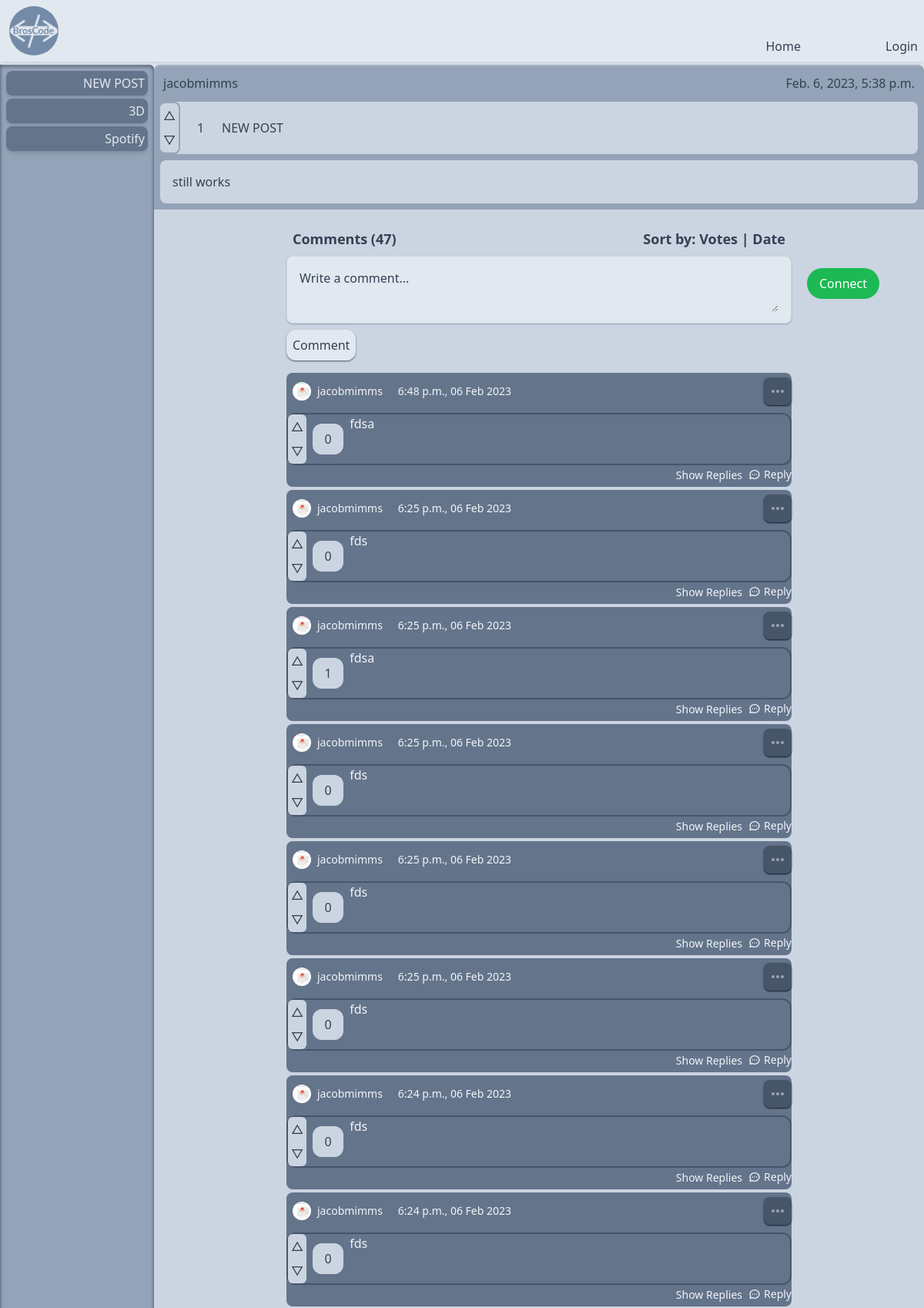
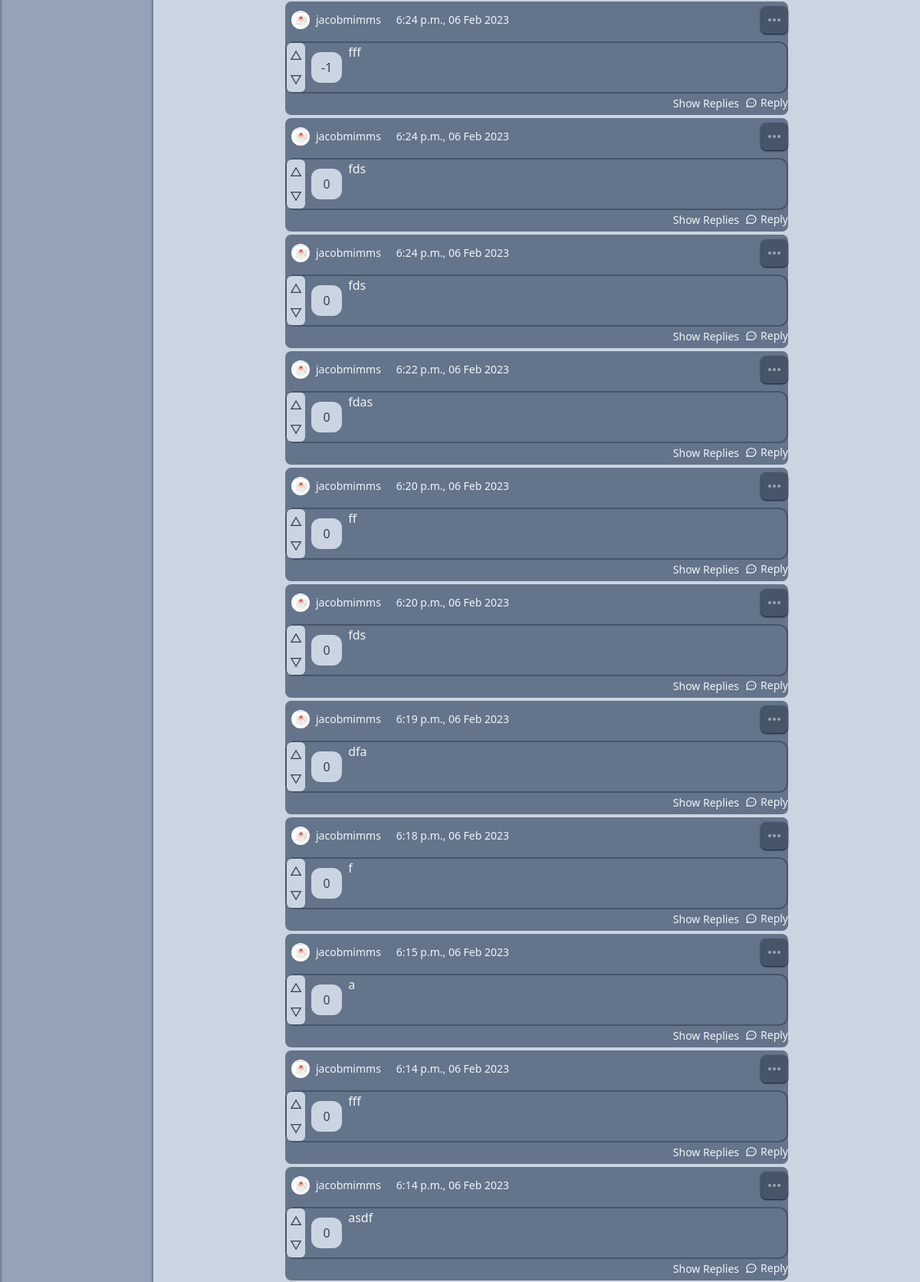
The app's page /4/post/ (upper part) with its own data (2 pictures, top to bottom).
### blog/models.py (models this page shows, shortened)
class Post(models.Model):
    author = models.ForeignKey(User, on_delete=models.CASCADE)
    title = models.CharField(max_length=100)
    content = models.TextField()
    created_at = models.DateTimeField(auto_now_add=True)
    updated_at = models.DateTimeField(auto_now=True)
    votes = models.IntegerField(default=0)
    users_upvoted = models.ManyToManyField(User, blank=True, related_name='users_upvoted_post')
    users_downvoted = models.ManyToManyField(User, blank=True, related_name='users_downvoted_post')

class User(AbstractUser):
    email = models.EmailField(max_length=254, unique=True, blank=False, null=False)
    friends = models.ManyToManyField('self', blank=True)
    profile_picture = models.ImageField(upload_to='images/', default='images/default.jpg', blank=True, null=True)
    spotify_id = models.CharField(max_length=100, blank=True, null=True)
    spotify_access_token = models.CharField(max_length=500, default='1')
    spotify_refresh_token = models.CharField(max_length=500, default='1')
    spotify_token_expires_at = models.DateTimeField(default=timezone.now)

class Comment(models.Model):
    author = models.ForeignKey(User, on_delete=models.CASCADE)
    post = models.ForeignKey(Post, on_delete=models.CASCADE, blank=True, null=True)
    content = models.TextField()
    created_at = models.DateTimeField(auto_now_add=True)
    updated_at = models.DateTimeField(auto_now=True)
    votes = models.IntegerField(default=0)
    users_upvoted = models.ManyToManyField(User, blank=True, related_name='users_upvoted_comment')
    users_downvoted = models.ManyToManyField(User, blank=True, related_name='users_downvoted_comment')
    parent_comment = models.ForeignKey('self', on_delete=models.CASCADE, blank=True, null=True)

### blog/views.py (the view)
# urls.py: path('<int:pk>/post/', views.post, name='post'),
def post(request, pk):
    post = get_object_or_404(Post, pk=pk)
    comments = Comment.objects.filter(post=post).filter(parent_comment=None).order_by('-created_at')
    return render(request, 'blog/post.html', {'post': post, 'comments': comments, 'user': request.user})

### blog/templatetags/custom_tags.py (called while the page is built)
@register.simple_tag
def contains_obj(container, field, obj, success, failure):
    if not container:
        return failure
    if obj in getattr(container,field).all():
        return success
    else:
        return failure

@register.filter
def order_by(queryset, args):
    args = [x.strip() for x in args.split(',')]
    return queryset.order_by(*args)

### blog/templates/blog/post.html (shortened to what this page needs)
{% extends "blog/base/base.html" %}
{% load static tailwind_tags %}
{% load crispy_forms_tags %}
{% load custom_tags %}
{% block content %}
<div class="flex justify-center">
    <div id="post-content" class="w-full flex flex-col justify-center bg-slate-400 p-2 rounded-t-lg content-center align-middle">
        <div class="flex flex-row justify-between align-middle text-center content-center">
            <a href="{% url 'blog:profile' post.author.pk %}" class="rounded-lg hover:bg-slate-500 hover:text-slate-200 p-1">
                {{post.author.username}}</a>
            <span class="p-1">
                {{post.created_at}}
            </span>
        </div>
        <div class="w-full rounded-lg h-full flex my-2 items-center bg-slate-300 text-accent-darkest">
            <div class="h-min w-8">
                <button class="p-1  border-r-2 border-t-2 border-slate-400 rounded-t-lg bg-slate-300 hover:bg-slate-400 active:bg-slate-500" id="up{{post.id}}" onclick=vote('up','post','{{post.id}}','{{csrf_token}}')>
                    {% if user in post.users_upvoted.all %}
                        ▲
                    {% else %}
                        △
                    {% endif %}
                </button>
                <button class="p-1  border-r-2 border-b-2 border-slate-400 rounded-b-lg bg-slate-300 hover:bg-slate-400 active:bg-slate-500" id="down{{post.id}}" onclick=vote('down','post','{{post.id}}','{{csrf_token}}')>
                    {% if user in post.users_downvoted.all %}
                        ▼
                    {% else %}
                        ▽
                    {% endif %}
                </button>
            </div>
            <div class="flex align-middle">
                <div class="flex flex-col ml-4 w-4 justify-center " id="votes{{post.id}}">
                    {{post.votes}}
                </div>
                <span class=" hover:bg-slate-300 rounded-full m-2 p-2">
                    {{ post.title | upper }}
                </span>
            </div>
        </div>
        <div class="p-4 bg-slate-300 rounded-lg">
            {{post.content}}
        </div>
    </div>
</div>
<section class="bg-slate-300 text-slate-700 sm:py-2 md:py-4 overflow-scroll">
    <div class="max-w-2xl mx-auto px-2">
        <div class="flex justify-between">
            <h2 id="comment-count" class="text-md lg:text-lg font-bold p-2" value='{{comments.count}}'>Comments  ({{comments.count}})</h2>
            <h3 class="text-md lg:text-lg font-bold p-2">Sort by: <a class="hover:cursor-pointer" onclick=sort("votes")>Votes</a> | <a  class="hover:cursor-pointer" onclick=sort("created_at")>Date</a></h3>
        </div>
        <div class="mb-4" id="fake-form">
            <div class="py-2 px-4 mb-2 rounded-lg rounded-t-lg border bg-slate-200 border-slate-300 shadow-sm shadow-slate-400">
                <textarea id="comment-text-area" name="comment" rows="2" class="px-0 w-full border-0 focus:ring-0 focus:outline-slate-400 bg-slate-200 placeholder-slate-700" placeholder="Write a comment..." required></textarea>
            </div>
            <button onclick=comment('{{post.id}}','{{csrf_token}}') type="submit" value="comment" class="bg-slate-200 hover:bg-slate-400 rounded-xl p-2 shadow-sm shadow-slate-600 active:shadow-sm">
                Comment
            </button>
        </div>
        <div id="comment-section">
            {% include "blog/comment_list.html" %}
        </div>
    </div>
    </section>
{% endblock %}

### blog/templates/blog/base/base.html (shortened to what this page needs)
{% load static %}
{% load static tailwind_tags %}
<!DOCTYPE html>
<html lang="en" class="font-sans text-slate-700 bg-slate-200">
	<head>
		{% tailwind_css %}
	</head>
	<body class="fixed flex flex-col w-full h-full justify-right align-middle">
        <div id="header" class="sticky top-0 h-auto">
            {% include "blog/base/header.html"%}
        </div>
        <div class="flex flex-row h-full w-full">
            <div id="sidebar" class="h-full w-[20%]">
                {% include "blog/base/sidebar.html" %}
            </div>
            <div id="main-content" class="h-full w-full overflow-scroll">
                {% block content %}
                {% endblock %}
            </div>
        </div>
            {% include "blog/auth/login_warning.html" %}
	</body>
</html>

### blog/templates/blog/base/header.html (shortened to what this page needs)
{% load static tailwind_tags %}
<header class="flex items-center justify-between w-screen bg-slate-200 text-slate-700 h-20 shadow-md shadow-slate-300 mb-1">
  <div class="flex">
    <img src="{% static 'blog/images/BrosCodeLogo.png' %}" alt="logo" class="flex h-20 ml-1 rounded-full p-2">
  </div>
  <nav class="flex h-full">
    {% if request.path == '/' %}
      <a class="flex flex-col justify-end p-2 bg-slate-400 active:bg-slate-400 hover:cursor-pointer">
        <span>Home</span>
      </a>
    {% else %}
      <a href="{%url 'blog:index'%}" class="flex flex-col justify-end p-2 hover:bg-slate-300 active:bg-slate-300 {% if request.path == '/' %}bg-slate-400 active:bg-slate-400 hover:bg-slate-400{% endif %}">
        <span>Home</span>
      </a>
    {% endif %}
    {% if user.spotify_access_token %}
      {% if '/spotify' in request.path%}
        <a class="flex flex-col justify-end p-2 bg-slate-400 active:bg-slate-400 hover:cursor-pointer">
          <span>Spotify</span>
        </a>
      {% else %}
        <a href="{% url 'blog:Spotify' %}" class="flex flex-col justify-end p-2 hover:bg-slate-300 active:bg-slate-300">
          <span>Spotify</span>
        </a>
      {% endif %}
    {% else %}
      <div class="flex flex-col items-center justify-center h-screen pb-20">
        <div class="flex flex-col items-center justify-center mt-4">
          <a href="{% url 'blog:Spotify' %}" class="bg-[#1DB954] text-white rounded-full px-4 py-2">Connect</a>
        </div>
      </div>
    {% endif %}
    {% if user.is_authenticated %}
      {% if '/profile' in request.path%}
        <a  class="flex flex-col justify-end h-full p-2 hover:cursor-pointer bg-slate-400">
          <span>Profile</span>
        </a>
      {% else %}
        <a href="{% url 'blog:profile' user.id%}" class="flex flex-col justify-end  h-full p-2 hover:bg-slate-300  active:bg-slate-300">
          <span>Profile</span>
        </a>
      {% endif %}
      <a href="{% url 'blog:logout' %}" class="flex flex-col justify-end p-2 hover:bg-slate-300  active:bg-slate-300">
        <span>Logout</span>
      </a>
    {% else %}
      {% if '/login' in request.path%}
        <a class="flex flex-col justify-end p-2 hover:cursor-pointer bg-slate-400">
          <span>Login</span>
        </a>
      {% else %}
        <a href="{% url 'blog:login' %}" class="flex flex-col justify-end p-2 hover:bg-slate-300  active:bg-slate-300">
          <span>Login</span>
        </a>
      {% endif %}
    {% endif %}
  </nav>
</header>

### blog/templates/blog/base/sidebar.html
{% load static tailwind_tags %}
{% tailwind_css %}
<div class="pt-2 h-full bg-slate-400 rounded-tr-md justify-start shadow-slate-700 shadow-inner">
    <div class="mx-2 mb-1 p-1 bg-slate-500 rounded-lg text-slate-200 text-right hover:bg-slate-600 active:bg-slate-500 shadow-md">
        <a href="{% url 'blog:new_post'%}">NEW POST</a>
    </div>
    <div class="mx-2 mt-1 mb-1 p-1 bg-slate-500 rounded-lg text-slate-200 text-right hover:bg-slate-600 active:bg-slate-500 shadow-md">
        <a class="w-[100%] block" href="{% url 'blog:3d' %}">3D</a>
    </div>
    <div class="mx-2 mt-1 mb-1 p-1 bg-slate-500 rounded-lg text-slate-200 text-right hover:bg-slate-600 active:bg-slate-500 shadow-md">
        <a class="w-[100%] block" href="{% url 'blog:Spotify' %}">Spotify</a>
    </div>
</div>

### blog/templates/blog/comment_list.html
{% load custom_tags %}
{% block comment_list %}
    {% for comment_ in comments|order_by:'-created_at' %}
        {% include "blog/comment_frag.html" with comment=comment_ %}
    {% endfor %}
{% endblock %}

### blog/templates/blog/comment_frag.html (shortened to what this page needs)
{% load custom_tags %}
{% load static tailwind_tags %}
{% load static %}
{% block comment %}
<div id="comment{{comment.id}}" class="py-1 my-1 rounded-lg bg-slate-500 text-slate-100 %}">
    <div class="flex justify-between items-center mb-2">
        <div class="flex items-center ">
            <a href="{% url 'blog:profile' comment.author.pk %}" class="p-2 rounded-lg hover:bg-slate-400 hover:text-slate-700 inline-flex items-center mr-3 text-sm {% cycle 'text-slate-100' 'text-slate-200' 'text-slate-300' %}"><img
                    class="mr-2 w-6 h-6 rounded-full"
                    src="{{comment.author.profile_picture.url}}"
                    alt="{{comment.author.username}}">{{comment.author.username}}</a>
            <p class="text-sm">{{comment.created_at|time}}, {{comment.created_at|date:"d M Y"}}</p>
        </div>
        <button id="dropdownComment1Button" data-dropdown-toggle="dropdownMenu"
            class="inline-flex items-center p-2 text-sm font-medium text-center text-gray-400 rounded-lg  focus:outline-slate-400 bg-slate-600 hover:bg-slate-700 shadow-sm shadow-slate-900 active:shadow-none"
            type="button">
            <svg class="w-5 h-5" aria-hidden="true" fill="currentColor" viewBox="0 0 20 20"
                xmlns="http://www.w3.org/2000/svg">
                <path
                    d="M6 10a2 2 0 11-4 0 2 2 0 014 0zM12 10a2 2 0 11-4 0 2 2 0 014 0zM16 12a2 2 0 100-4 2 2 0 000 4z">
                </path>
            </svg>
        </button>
    </div>
    <div id="commentbody{{comment.id}}" class="flex border-2 bg-slate-400 {% cycle 'bg-slate-500' 'bg-slate-600' 'bg-slate-700' %} {% cycle 'border-slate-600' 'border-slate-700' 'border-slate-500' %} rounded-xl">
        <div id="vote_element" class="flex flex-row justify-center items-center">
            <div class="flex flex-col pr-2">
                <button class="p-1 text-slate-700 rounded-t-md {% contains_obj comment 'users_upvoted' user 'bg-slate-400' 'bg-slate-300' %} hover:bg-slate-400 active:bg-slate-500" id="up{{comment.id}}" onclick=vote('up','comment',{{comment.id}},'{{csrf_token}}')>
                    {% if user in comment.users_upvoted.all %}
                        ▲
                    {% else %}
                        △
                    {% endif %}
                </button>
                <button class="p-1 text-slate-700 rounded-b-md {% contains_obj comment 'users_downvoted' user 'bg-slate-400' 'bg-slate-300' %} hover:bg-slate-400 active:bg-slate-500" id="down{{comment.id}}" onclick=vote('down','comment',{{comment.id}},'{{csrf_token}}')>
                    {% if user in comment.users_downvoted.all %}
                        ▼
                    {% else %}
                        ▽
                    {% endif %}
                </button>
            </div>
            <div class="content-center text-center bg-slate-300 text-slate-700 w-10 p-2 rounded-xl flex flex-col justify-center h-auto" id="votes{{comment.id}}">
                {{comment.votes}}
            </div>
        </div>
        <p class="pl-2">{{comment.content}}</p>
    </div>
    <div class="flex items-center relative top-[-0px] justify-end">
        <div id="hide-replies">
            <button
                id="show-replies{{comment.id}}"
                onclick="
                    $('#comment{{comment.id}}-replies').toggleClass('hidden');
                    $('#hide-replies{{comment.id}}').toggleClass('hidden');
                    $('#show-replies{{comment.id}}').toggleClass('hidden');
                "
                type="button"
                class="items-center text-sm hover:underline pr-2">
                Show Replies
            </button>
        </div>
        <button
            onclick="
                document.getElementById('reply{{comment.id}}').classList.toggle('hidden');
            "
            type="button"
            class="flex items-center text-sm hover:underline">
            Reply
        </button>
    </div>
</div>
{% endblock %}

### blog/templates/blog/auth/login_warning.html (shortened to what this page needs)
{% load static tailwind_tags %}
<head>
    {% tailwind_css %}
</head>
<body class="fixed border-2 border-red-500 right-1/2 left-1/2">
</body>

### records on screen
Post: author.username "jacobmimms", created_at "Feb. 6, 2023, 5:38 p.m.", votes "1", title "NEW POST", content "still works"
Comment: author.profile_picture (picture), author.username "jacobmimms", created_at "6:48 p.m.", created_at "06 Feb 2023", votes "0", content "fdsa"
Comment: author.profile_picture (picture), author.username "jacobmimms", created_at "6:25 p.m.", created_at "06 Feb 2023", votes "0", content "fds"
Comment: author.profile_picture (picture), author.username "jacobmimms", created_at "6:25 p.m.", created_at "06 Feb 2023", votes "1", content "fdsa"
Comment: author.profile_picture (picture), author.username "jacobmimms", created_at "6:25 p.m.", created_at "06 Feb 2023", votes "0", content "fds"
Comment: author.profile_picture (picture), author.username "jacobmimms", created_at "6:25 p.m.", created_at "06 Feb 2023", votes "0", content "fds"
Comment: author.profile_picture (picture), author.username "jacobmimms", created_at "6:25 p.m.", created_at "06 Feb 2023", votes "0", content "fds"
Comment: author.profile_picture (picture), author.username "jacobmimms", created_at "6:24 p.m.", created_at "06 Feb 2023", votes "0", content "fds"
Comment: author.profile_picture (picture), author.username "jacobmimms", created_at "6:24 p.m.", created_at "06 Feb 2023", votes "0", content "fds"
Comment: author.profile_picture (picture), author.username "jacobmimms", created_at "6:24 p.m.", created_at "06 Feb 2023", votes "-1", content "fff"
Comment: author.profile_picture (picture), author.username "jacobmimms", created_at "6:24 p.m.", created_at "06 Feb 2023", votes "0", content "fds"
Comment: author.profile_picture (picture), author.username "jacobmimms", created_at "6:24 p.m.", created_at "06 Feb 2023", votes "0", content "fds"
Comment: author.profile_picture (picture), author.username "jacobmimms", created_at "6:22 p.m.", created_at "06 Feb 2023", votes "0", content "fdas"
Comment: author.profile_picture (picture), author.username "jacobmimms", created_at "6:20 p.m.", created_at "06 Feb 2023", votes "0", content "ff"
Comment: author.profile_picture (picture), author.username "jacobmimms", created_at "6:20 p.m.", created_at "06 Feb 2023", votes "0", content "fds"
Comment: author.profile_picture (picture), author.username "jacobmimms", created_at "6:19 p.m.", created_at "06 Feb 2023", votes "0", content "dfa"
Comment: author.profile_picture (picture), author.username "jacobmimms", created_at "6:18 p.m.", created_at "06 Feb 2023", votes "0", content "f"
Comment: author.profile_picture (picture), author.username "jacobmimms", created_at "6:15 p.m.", created_at "06 Feb 2023", votes "0", content "a"
Comment: author.profile_picture (picture), author.username "jacobmimms", created_at "6:14 p.m.", created_at "06 Feb 2023", votes "0", content "fff"
Comment: author.profile_picture (picture), author.username "jacobmimms", created_at "6:14 p.m.", created_at "06 Feb 2023", votes "0", content "asdf"

### other values on screen
{{ comments.count }} "47"
